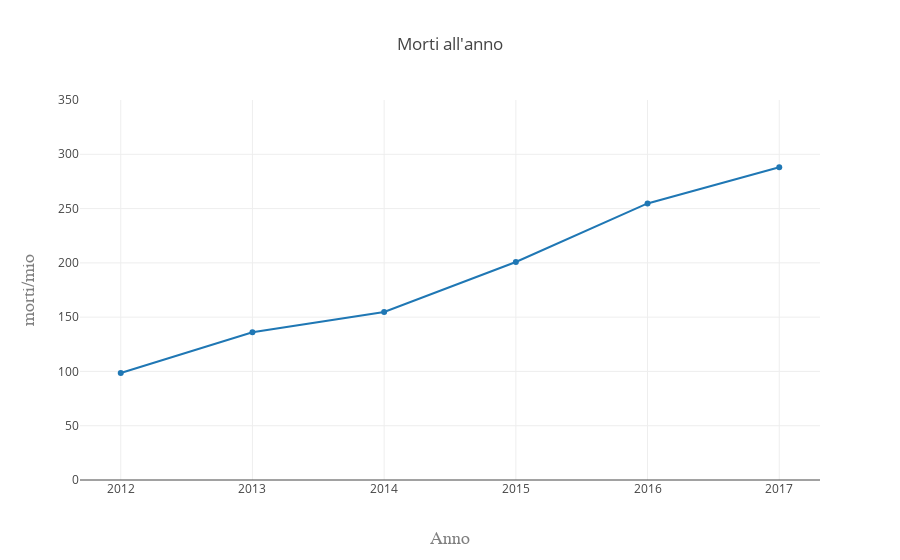

The code cell stored with this chart in its notebook:
### Markdown cell above
### Aumento o Diminuzione dell'utilizzo

Tramite questo grafico vediamo una diminuzione dell'utilizzo di Eroina e Cocaina, mente invece le droghe come il Fentanyl iniziano a prendere piede, arrivando ad essere una delle droghe più utilizzate prima di morire. Sembra che negli ultimi anni si stia abusando più di farmaci che di droghe tradizionali.

### Code cell
years = [2012,2013,2014,2015,2016,2017]
perc = []



for i in years:
    q = (np.sum (pd.to_datetime(dfNew['Date']).dt.year==i)/3.6)
    percentage = "%.3f" % q
    perc.append(percentage)

    
trace = go.Scatter(
    x = years,
    y = perc
)

data = [trace]

layout = go.Layout(
 title='Morti all\'anno' ,
    xaxis=dict(
        title='Anno',
        titlefont=dict(
            family='Courier New, monospace',
            size=18,
            color='#7f7f7f'
        )
    ),
    yaxis=dict(
        title='morti/mio',
        titlefont=dict(
            family='Courier New, monospace',
            size=18,
            color='#7f7f7f'
        ),
        range=[0, 350]
    )
)
fig = go.Figure(data=data, layout=layout)

py.iplot(fig, filename='basic-line')

### Figure 1 — Plotly figure (JSON) as saved in the notebook; plotly's stock layout.template omitted (floating-point values rounded to 4 significant figures)
{"data": [{"type": "scatter", "uid": "7ce4ea06-0785-11e9-ac82-309c2316f643", "x": [2012, 2013, 2014, 2015, 2016, 2017], "y": ["98.611", "136.111", "154.722", "200.833", "254.722", "288.056"]}], "layout": {"title": "Morti all'anno", "xaxis": {"title": "Anno", "titlefont": {"color": "#7f7f7f", "family": "Courier New, monospace", "size": 18}}, "yaxis": {"range": [0, 350], "title": "morti/mio", "titlefont": {"color": "#7f7f7f", "family": "Courier New, monospace", "size": 18}}}}
